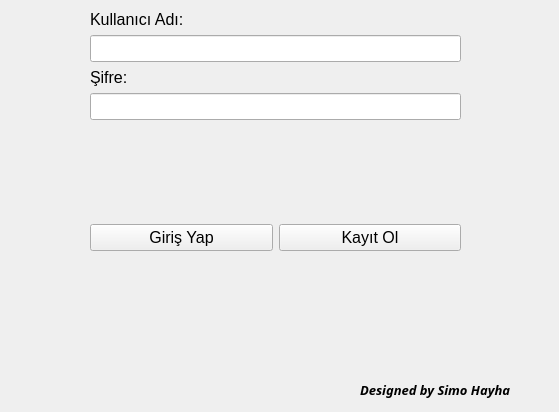
<?xml version="1.0" encoding="UTF-8"?>
<ui version="4.0">
 <class>Form</class>
 <widget class="QWidget" name="Form">
  <property name="geometry">
   <rect>
    <x>0</x>
    <y>0</y>
    <width>559</width>
    <height>412</height>
   </rect>
  </property>
  <property name="windowTitle">
   <string>Kullanıcı Giriş Ekranı</string>
  </property>
  <widget class="QWidget" name="layoutWidget">
   <property name="geometry">
    <rect>
     <x>90</x>
     <y>10</y>
     <width>371</width>
     <height>241</height>
    </rect>
   </property>
   <layout class="QVBoxLayout" name="verticalLayout_2">
    <item>
     <layout class="QVBoxLayout" name="verticalLayout">
      <item>
       <widget class="QLabel" name="label">
        <property name="font">
         <font>
          <pointsize>12</pointsize>
         </font>
        </property>
        <property name="text">
         <string>Kullanıcı Adı:</string>
        </property>
       </widget>
      </item>
      <item>
       <widget class="QLineEdit" name="lneKullaniciAdi">
        <property name="font">
         <font>
          <pointsize>12</pointsize>
         </font>
        </property>
       </widget>
      </item>
      <item>
       <widget class="QLabel" name="label_2">
        <property name="font">
         <font>
          <pointsize>12</pointsize>
         </font>
        </property>
        <property name="text">
         <string>Şifre:</string>
        </property>
       </widget>
      </item>
      <item>
       <widget class="QLineEdit" name="lneSifre">
        <property name="font">
         <font>
          <pointsize>12</pointsize>
         </font>
        </property>
        <property name="echoMode">
         <enum>QLineEdit::Password</enum>
        </property>
       </widget>
      </item>
     </layout>
    </item>
    <item>
     <spacer name="verticalSpacer">
      <property name="orientation">
       <enum>Qt::Vertical</enum>
      </property>
      <property name="sizeHint" stdset="0">
       <size>
        <width>20</width>
        <height>40</height>
       </size>
      </property>
     </spacer>
    </item>
    <item>
     <widget class="QLabel" name="lblBilgilendirme">
      <property name="font">
       <font>
        <pointsize>12</pointsize>
       </font>
      </property>
      <property name="text">
       <string/>
      </property>
     </widget>
    </item>
    <item>
     <layout class="QHBoxLayout" name="horizontalLayout">
      <item>
       <widget class="QPushButton" name="btnGirisYap">
        <property name="font">
         <font>
          <pointsize>12</pointsize>
         </font>
        </property>
        <property name="text">
         <string>Giriş Yap</string>
        </property>
       </widget>
      </item>
      <item>
       <widget class="QPushButton" name="btnKayitOl">
        <property name="font">
         <font>
          <pointsize>12</pointsize>
         </font>
        </property>
        <property name="text">
         <string>Kayıt Ol</string>
        </property>
       </widget>
      </item>
     </layout>
    </item>
   </layout>
  </widget>
  <widget class="QLabel" name="label_3">
   <property name="geometry">
    <rect>
     <x>360</x>
     <y>380</y>
     <width>181</width>
     <height>20</height>
    </rect>
   </property>
   <property name="font">
    <font>
     <family>Papyrus</family>
     <pointsize>10</pointsize>
     <weight>75</weight>
     <italic>true</italic>
     <bold>true</bold>
    </font>
   </property>
   <property name="text">
    <string>Designed by Simo Hayha</string>
   </property>
  </widget>
 </widget>
 <resources/>
 <connections/>
</ui>
